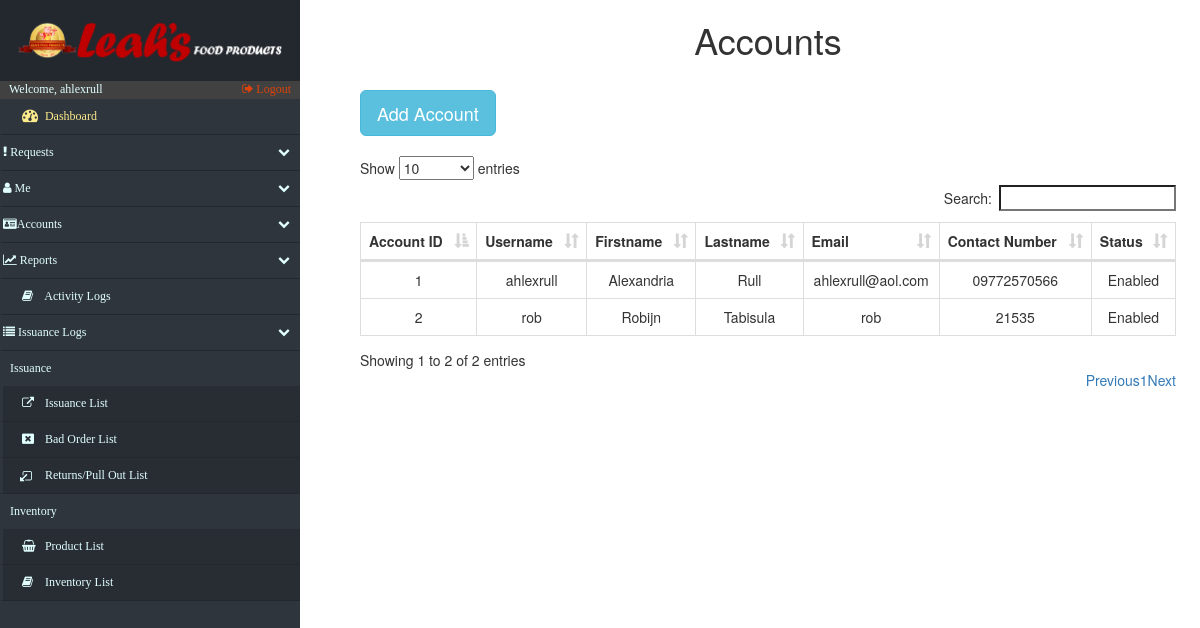
The page /accounts_Info.php (signed in) on the database as committed earlier.
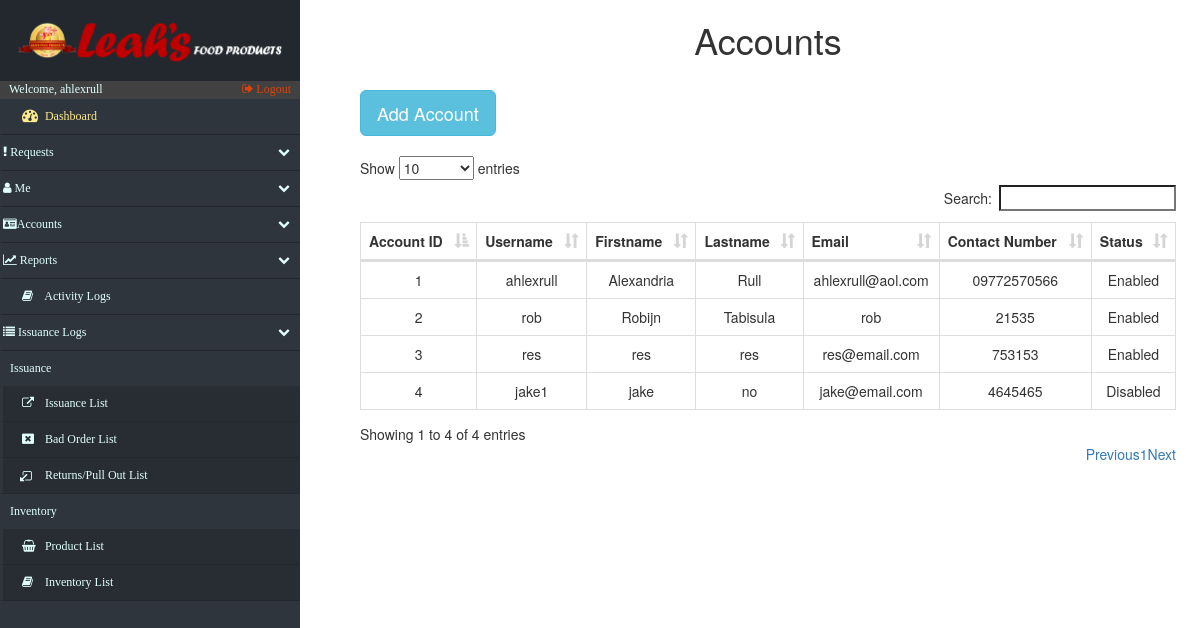
The same page on the database as committed later.
### tables this page shows
CREATE TABLE `accounts` (
  `acc_id` int(12) NOT NULL,
  `username` varchar(15) NOT NULL,
  `first_name` varchar(20) NOT NULL,
  `last_name` varchar(20) NOT NULL,
  `password` varchar(128) NOT NULL,
  `email` varchar(20) NOT NULL,
  `contact_no` varchar(20) NOT NULL,
  `status` varchar(10) NOT NULL DEFAULT 'Disabled',
  `branch` varchar(50) DEFAULT NULL,
  `acctype` varchar(45) DEFAULT NULL
);

### accounts_Info.php (the view, shortened to what the changed rows need)
<!DOCTYPE html>
<html lang="en">
<head>
    <?php include('fragments/config.php') ?>
    <link rel="stylesheet" href="https://maxcdn.bootstrapcdn.com/bootstrap/3.3.7/css/bootstrap.min.css">
    <link href="src/css/datatables.css" rel="stylesheet">
    <link href="//maxcdn.bootstrapcdn.com/font-awesome/4.2.0/css/font-awesome.min.css" rel="stylesheet">
    <link href="src/css/sidebar.css" rel="stylesheet">
    <link href="src/css/custom.css" rel="stylesheet">
</head>
<body>
    <div id="page-content-wrapper">
        <div class="containers">
            <table class="table table-striped table-bordered">
                <h1 align="center">Accounts</h1>
            </table>
            <?php
							$retrieve = ("SELECT acc_id, username, first_name, last_name, email, contact_no, status FROM accounts ");
							$results = mysqli_query($db, $retrieve);
						?>
                <table class="table table-striped table-bordered">
                    <button type="button" class="btn btn-info btn-lg" data-toggle="modal" data-target="#myModal">Add Account</button>
                </table>
                <table id="datatables" class="table table-hover table-bordered dataTable" cellspacing="0" width="100%" role="grid" aria-describedby="myTable_info" style="width: 100%;">
                    <thead>
                        <tr>
                            <th>Account ID</th>
                            <th>Username</th>
                            <th>Firstname</th>
                            <th>Lastname</th>
                            <th>Email</th>
                            <th>Contact Number</th>
                            <th>Status</th>
                        </tr>
                    </thead>
                    <tbod y>
                        <?php
							foreach ($results as $data):
						?>
                            <tr>
                                <td data-title="accountID">
                                    <?php echo $data["acc_id"]; ?>
                                </td>
                                <td data-title="user_name">
                                    <?php echo $data["username"]; ?>
                                </td>
                                <td data-title="fname">
                                    <?php echo $data["first_name"]; ?>
                                </td>
                                <td data-title="lname">
                                    <?php echo $data["last_name"]; ?>
                                </td>
                                <td data-title="mail">
                                    <?php echo $data["email"]; ?>
                                </td>
                                <td data-title="cno">
                                    <?php echo $data["contact_no"]; ?>
                                </td>
                                <td data-title="status">
                                    <?php echo $data["status"]; ?>
                                </td>
                            </tr>
                            <?php
							endforeach;
						?>
                </table>
        </div>
    </div>
</body>
</html>

Rows that differ between the two databases and show on the page:
added accounts: acc_id "3", username "res", first_name "res", last_name "res", email "res@email.com", contact_no "753153", status "Enabled"
added accounts: acc_id "4", username "jake1", first_name "jake", last_name "no", email "jake@email.com", contact_no "4645465", status "Disabled"
Other text that changed with them:
text written by a page script: "Show entries Search: Showing 1 to 2 of 2 entries Previous 1 Next" → "Show entries Search: Showing 1 to 4 of 4 entries Previous 1 Next"
